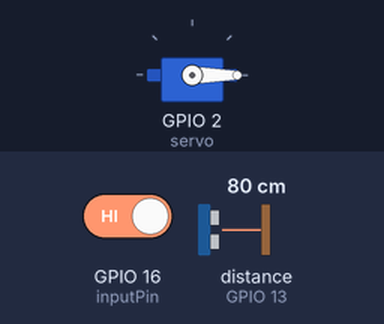
A sketch run on a simulated ESP8266 (NodeMCU). Parts: servo. Wiring (inferred from the names in the program): ultrasonic range finder: trigger GPIO 12; echo GPIO 13. Inputs (shaded band) come from the test bench; at power-on: GPIO 16 (inputPin) HIGH, distance to the obstacle (sensor on GPIO 13) 80 cm. The echo pulse lasts 58.3 µs per cm; WiFi joins after 1.5 s; servers stay silent unless stated; no MQTT or app messages arrive unless stated; what the sketch prints to the serial monitor is not drawn.

Above: at 4.8 s.
4.9 s: GPIO 16 (inputPin) driven LOW
At 5.4 s:
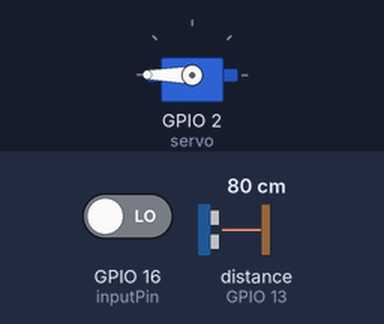
14.5 s: distance to the obstacle (sensor on GPIO 13) set to 18 cm
20.8 s: distance to the obstacle (sensor on GPIO 13) set to 14 cm
28.7 s: GPIO 16 (inputPin) driven HIGH
At 29.3 s:
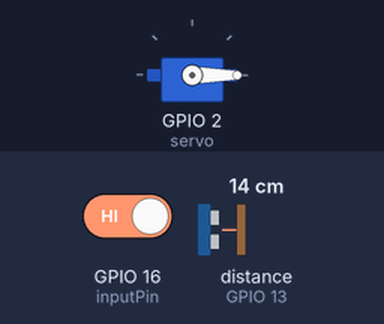
Timing chart, 0 to 31.7 s (numbered marks = the images above; inputs shaded):
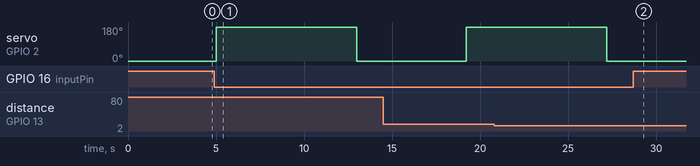

Measured:
- after the input at 4.9 s, servo on GPIO 2 (servo): 0° → 180° after 0.11 s, → 0° 8.0 s later
- after the input at 28.7 s, servo on GPIO 2 (servo): stays 0° (without the input it goes to 180° after 5.7 s)

The sketch:

smart-trash.ino
```cpp
#include "PubSubClient.h"
#include "ESP8266WiFi.h"
#include <Servo.h>

const char* ssid = "";
const char* password = "";

#define TOKEN "ahoAc7Flc9TFMG0JYfpB" //Ambil dari device thingsboard di atas
char ThingsboardHost[] = "thingsboard.cloud";

int inputPin = 16; // choose input pin (for PIR)
const int trigPin = 12;
const int echoPin = 13;
// defines variables
long duration;
int distance;

Servo servo;

WiFiClient wifiClient;
PubSubClient client(wifiClient);
int status = WL_IDLE_STATUS;
unsigned long lastSend;

void setup() {
  // put your setup code here, to run once:
  lastSend = 0;
  Serial.begin(115200);
  pinMode(trigPin, OUTPUT); // Sets the trigPin as an Output
  pinMode(echoPin, INPUT); // Sets the echoPin as an Input
  pinMode(inputPin, INPUT);  // pir sensor
  servo.attach(2); //D4
  servo.write(0);
  delay(2000);


  WiFi.begin(ssid, password);
  while (WiFi.status() != WL_CONNECTED) {
    delay(200);
    Serial.print(".");
  }
  Serial.println("");
  Serial.print("connected to");
  Serial.println(ssid);
  client.setServer( ThingsboardHost, 1883 );

}

void loop() {
  // put your main code here, to run repeatedly:
  if ( !client.connected() )
    {
      reconnect();
    }

  if ( millis() - lastSend > 5000 ) { // kirim data suhu tiap 1 detik
    getAndSendCountingData();
    lastSend = millis();
  }

}


void getAndSendCountingData(){
    long state = digitalRead(inputPin);
  // Clears the trigPin
    digitalWrite(trigPin, LOW);
    delayMicroseconds(2);
  // Sets the trigPin on HIGH state for 10 micro seconds
    digitalWrite(trigPin, HIGH);
    delayMicroseconds(10);
    digitalWrite(trigPin, LOW);
  // Reads the echoPin, returns the sound wave travel time in microseconds
    duration = pulseIn(echoPin, HIGH);
    distance = duration * 0.034/2;
  // Calculating the distance
   if (distance < 15){
     Serial.println("Full Capacity!");
     delay(1000);

  }
  if (state == LOW){
      servo.write(180);

      delay(8000);

      servo.write(0);

      delay(1000);
  }
  delay(200);
      Serial.println("Collecting distance data.");
      Serial.print("Distance: ");
      Serial.print(distance);
      // Prepare a JSON payload string
      String payload = "{";
      payload += "\"Capacity\":";
      payload += String(distance);
      payload += "}";

      char attributes[1000];
      payload.toCharArray( attributes, 1000 );
      client.publish( "v1/devices/me/telemetry",attributes);
      Serial.println( attributes );
    }

void reconnect() {
  // Loop until we're reconnected
  while (!client.connected()) {
    status = WiFi.status();
    if ( status != WL_CONNECTED) {
      WiFi.begin(ssid, password);
      while (WiFi.status() != WL_CONNECTED) {
        delay(500);
        Serial.print(".");
      }
      Serial.println("Connected to AP");
    }
    Serial.print("Connecting to ThingsBoard node ...");
    // Attempt to connect (clientId, username, password)
    if ( client.connect("Esp8266", TOKEN, NULL) ) {
      Serial.println( "[DONE]" );
    } else {
      Serial.print( "[FAILED] [ rc = " );
      Serial.println( " : retrying in 5 seconds]" );
      delay( 500 );
    }
  }
}
```
